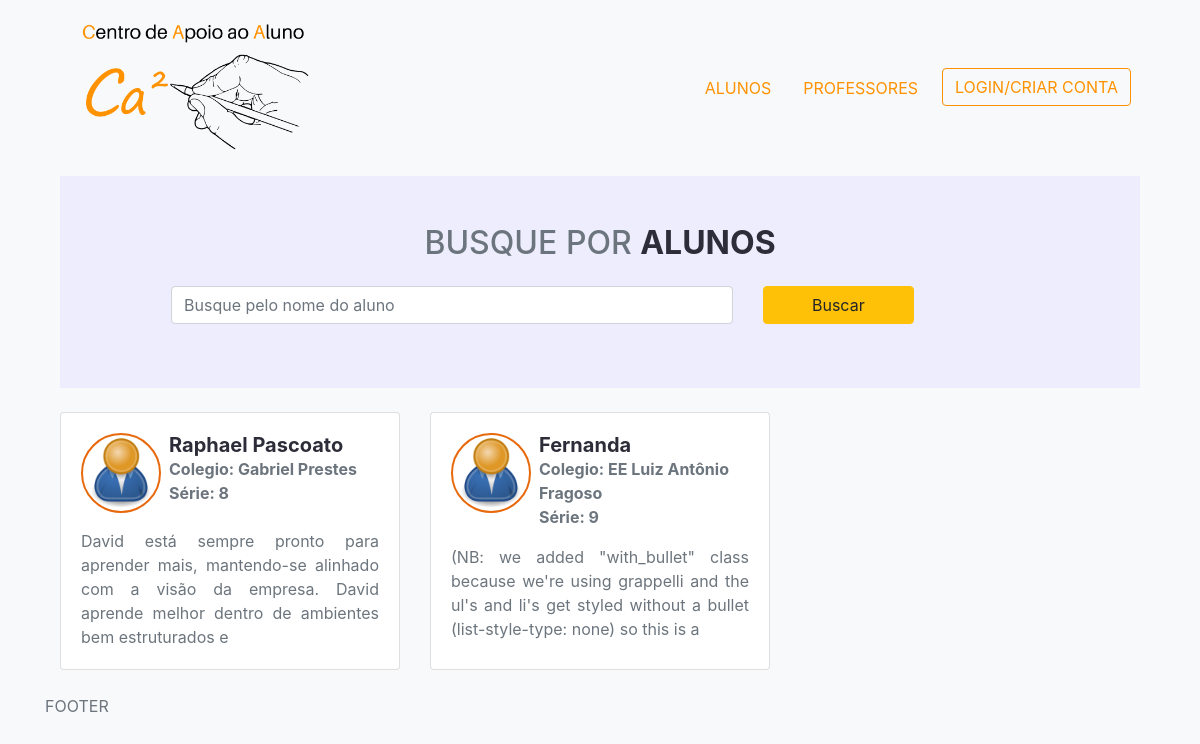
Page /alunos/ on the committed database.
### alunos/models.py (models this page shows, shortened)
class Aluno(models.Model):
    nome = models.CharField(max_length=200, blank=True, null=True)
    imagem_perfil = models.ImageField(
        null=True, blank=True, upload_to='alunos/', default='professores/user-default.png')
    data_nascimento = models.DateField(blank=True, null=True)
    perfil = models.TextField(blank=True, null=True)
    celular = models.CharField(max_length=200, blank=True, null=True)
    telefone = models.CharField(max_length=200, blank=True, null=True)
    colegio = models.CharField(max_length=200, blank=True, null=True)
    serie  = models.CharField(max_length=200, blank=True, null=True)
    dados_responsavel_1  = models.TextField(blank=True, null=True)
    dados_responsavel_2  = models.TextField(blank=True, null=True)
    dados_nf = models.TextField(blank=True, null=True)
    endereco = models.TextField(blank=True, null=True)
    created = models.DateTimeField(auto_now_add=True)
    id = models.UUIDField(default=uuid.uuid4, unique=True,
                          primary_key=True, editable=False)

### alunos/views.py (the view)
# urls.py: path('', views.alunos, name="alunos"),
def alunos(request):
    search_query = ''
    if request.GET.get('search_query'):
        search_query = request.GET.get('search_query')
    alunos = Aluno.objects.distinct().filter(
        Q(nome__icontains=search_query) |
        Q(perfil__icontains=search_query) |
        Q(serie__icontains=search_query) |
        Q(colegio__icontains=search_query))
    content = {
        'alunos': alunos,
        'search_query': search_query
    }
    return render(request, 'alunos/alunos.html', content)

### alunos/templates/alunos/alunos.html
{% extends "main.html" %}
{% block content %}
<div class="container">
    <div class="container p-5 mb-4 search-class">
        <div class="container text-center mb-4">
            <h2 class="text-uppercase">Busque por <span class="text-dark font-weight-bold">Alunos</span></h2>
        </div>
        <form action="{% url 'alunos' %}" method="get">
            <div class="row mx-5 ">
                <div class="col-md-8 mb-3">
                    <input class="form-control " id="formInput#search" type="text" name="search_query"
                        value="{{search_query}}" placeholder="Busque pelo nome do aluno" />
                </div>
                <div class="col-md-4">
                    <input class="btn btn-warning px-5 " type="submit" value="Buscar" />
                </div>
            </div>
        </form>
    </div>
    <div class="container px-0">
        <div class="row row-cols-1 row-cols-md-2 row-cols-lg-3">
            {% for aluno in alunos %}
            <div class="col mb-4">
                <a class="text-muted text-decoration-none" href="{% url 'aluno' aluno.id %}">
                    <div class="card h-100 ">
                        <div class="card-body">
                            <div class="container px-0 d-flex mb-3">
                                <img class="avatar avatar--md mr-2" src="{{aluno.imagem_perfil.url}}" />
                                <div class="container p-0">
                                    <h5 class="text-dark font-weight-bold my-0">{{aluno.nome}}</h5>
                                    <div class="font-weight-bolder">Colegio: {{aluno.colegio}} <br> Série:
                                        {{aluno.serie}}</div>
                                </div>
                            </div>
                            <div class="container text-justify px-0 py-0">{{aluno.perfil|slice:"150"}}
                            </div>
                        </div>
                    </div>
                </a>
            </div>
            {% endfor %}
        </div>
    </div>
</div>
{% endblock content %}

### static/styles/main.css (style rules this page uses)
.text-dark { color: #2d2d39 !important; }
.search-class { background-color: #ededfd; }
.avatar { border-radius: 50%; border: 2px solid #E8680C; }
.avatar--md { height: 5rem; width: 5rem; }

### rows in the picture
Aluno: imagem_perfil (placeholder picture), nome "Raphael Pascoato", colegio "Gabriel Prestes", serie "8", perfil "David está sempre pronto para aprender mais, mantendo-se alinhado com a visão da empresa. David aprende melhor dentro de ambientes bem estruturados e"
Aluno: imagem_perfil (placeholder picture), nome "Fernanda", colegio "EE Luiz Antônio Fragoso", serie "9", perfil "(NB: we added \"with_bullet\" class because we're using grappelli and the ul's and li's get styled without a bullet (list-style-type: none) so this is a"
